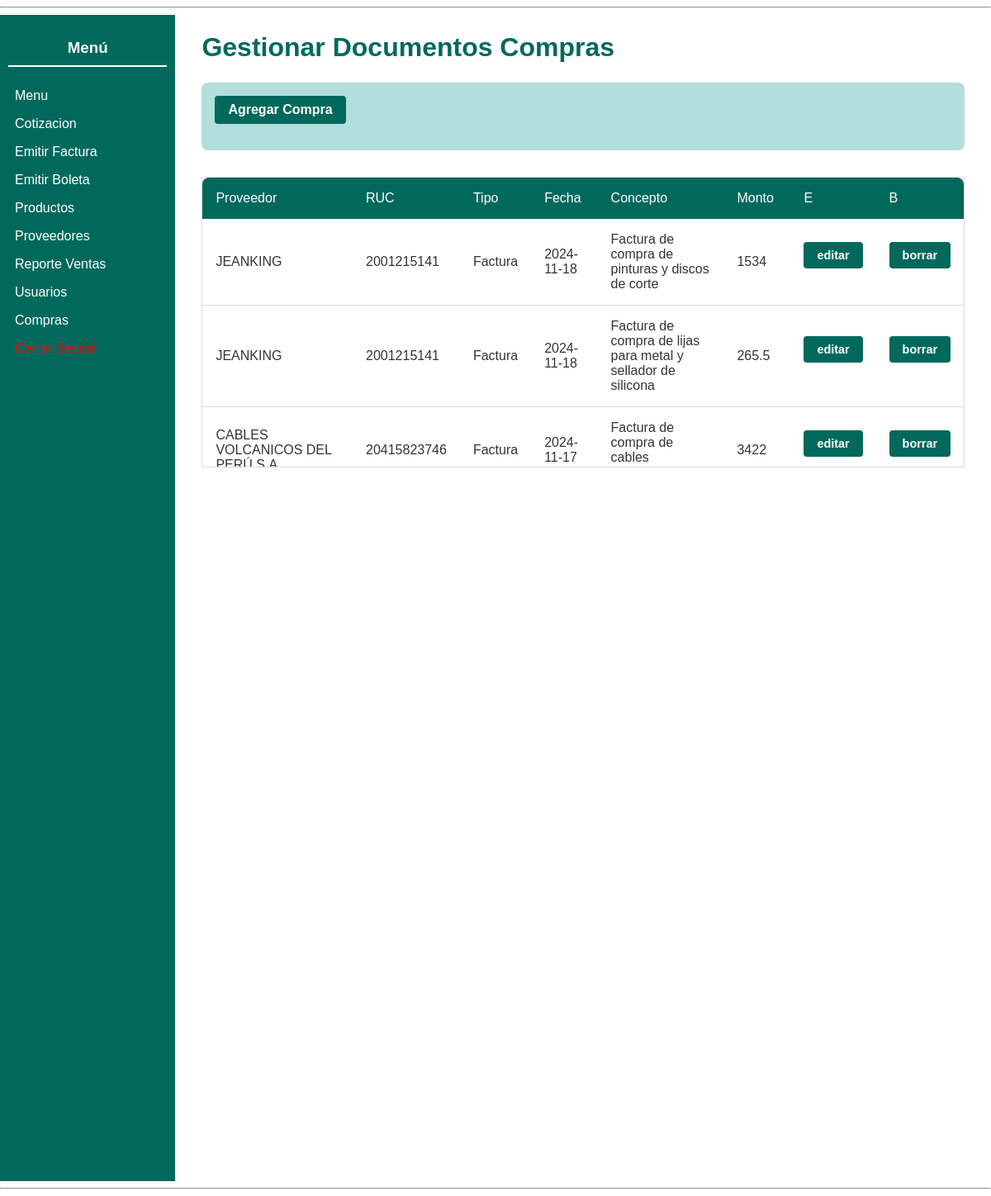
The app's page /moduloVentas/indexGestionarCompras.php (signed in), older data.
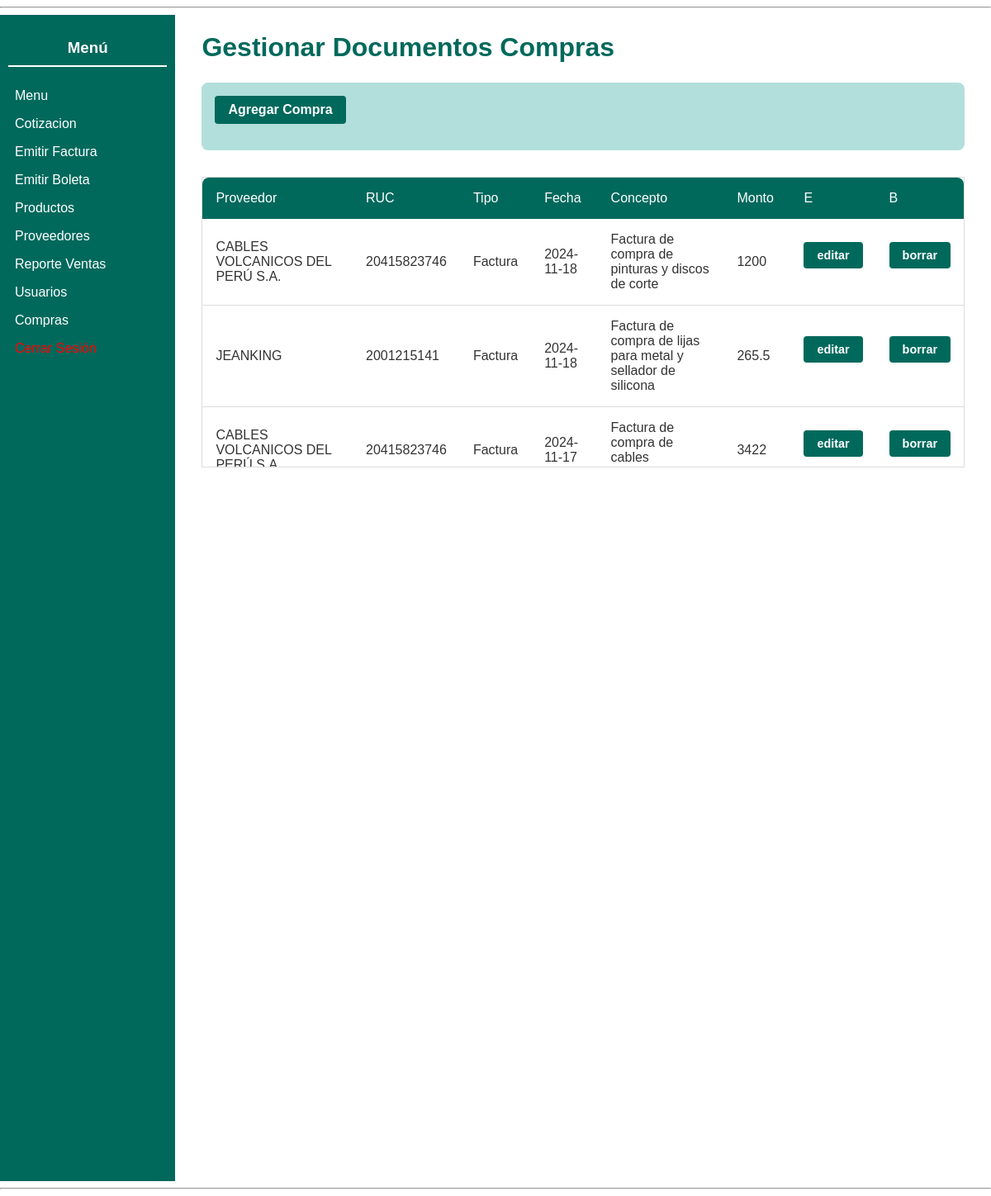
The same page, newer data.
### tables this page shows
CREATE TABLE `comprobanterecibido` (
  `ComprobanteRecibidoID` int NOT NULL,
  `TipoComprobanteRecibido` varchar(255) NOT NULL,
  `NumeroSerieYCorrelativo` varchar(255) NOT NULL,
  `FechaEmision` date NOT NULL,
  `FechaVencimiento` date NOT NULL,
  `TipoPago` varchar(255) NOT NULL,
  `FormaPago` varchar(255) NOT NULL,
  `Moneda` varchar(255) NOT NULL,
  `ProveedorID` int NOT NULL,
  `Op.Inafecta` double NOT NULL,
  `Op.Exonerada` double NOT NULL,
  `Op.Gratuita` double NOT NULL,
  `Op.Gravada` double NOT NULL,
  `TotalIGV` double NOT NULL,
  `DescuentoGlobal` double NOT NULL,
  `ImporteTotal` double NOT NULL,
  `Observaciones` varchar(255) NOT NULL,
  `Archivo` varchar(255) NOT NULL,
  `Estado` tinyint(1) NOT NULL DEFAULT '1'
);

CREATE TABLE `proveedor` (
  `ProveedorID` int NOT NULL,
  `NumeroRUC` varchar(255) NOT NULL,
  `RazonSocial` varchar(255) NOT NULL,
  `Telefono` int NOT NULL,
  `Email` varchar(255) NOT NULL,
  `Direccion` varchar(255) NOT NULL,
  `FechaRegistro` date NOT NULL,
  `EstadoProveedor` tinyint(1) NOT NULL DEFAULT '1'
);

### moduloVentas/indexGestionarCompras.php (called while the page is built, shortened)
<?php
include_once($_SERVER['DOCUMENT_ROOT'] . '/moduloVentas/panelGestionarCompras.php');
include_once($_SERVER['DOCUMENT_ROOT'] . '/modelo/compras.php');
$comprasObj = new Compras();
$compras = $comprasObj->getCompras();
$panelGestionarComprasObject = new panelGestionarCompras();
$panelGestionarComprasObject->panelGestionarComprasShow($compras);

### modelo/compras.php (called while the page is built, shortened)
<?php
class Compras
{
  public function getCompras($fechadesde = null, $fechahasta = null)
  {
    $sql = "SELECT
              cr.ComprobanteRecibidoID,
              cr.TipoComprobanteRecibido,
              cr.NumeroSerieYCorrelativo,
              cr.FechaEmision,
              cr.FechaVencimiento,
              cr.TipoPago,
              cr.FormaPago,
              cr.Moneda,
              cr.Observaciones,
              p.RazonSocial AS Proveedor,
              p.NumeroRUC,
              cr.ImporteTotal
            FROM
              comprobanterecibido cr
            INNER JOIN
              proveedor p ON cr.ProveedorID = p.ProveedorID
            WHERE cr.Estado = 1";
    $conexion = Conexion::conectarBD();
    $respuesta = $conexion->query($sql);
    $compras = array();
    while ($fila = $respuesta->fetch_assoc()) {
      $compras[] = $fila;
    }
    return $compras;
  }
}

### moduloVentas/panelGestionarCompras.php (the view, shortened to what this page needs)
<?php
include_once($_SERVER['DOCUMENT_ROOT'] . '/shared/pantalla.php');
class panelGestionarCompras extends pantalla
{
  public function panelGestionarComprasShow($compras = null)
  {
?>
    <div style="display: flex; height: 100vh;">
      <main style="padding: 0 2rem;">
        <h1 style="color: #00695c;">Gestionar Documentos Compras</h1>
        <div class="filters-container">
          <a href="/moduloventas/indexAgregarCompra.php" class="btn" style="margin-bottom: 1rem;">Agregar Compra</a>
        </div>
        <div class="table-cotizaciones">
          <table id="cotaizaciones-table">
            <thead>
              <tr>
                <th>Proveedor</th>
                <th>RUC</th>
                <th>Tipo</th>
                <th>Fecha</th>
                <th>Concepto</th>
                <th>Monto</th>
                <th>E</th>
                <th>B</th>
              </tr>
            </thead>
            <tbody>
              <?php if ($compras !== null) : ?>
                <?php foreach ($compras as $compra) : ?>
                  <tr>
                    <td><?= $compra['Proveedor']; ?></td>
                    <td><?= $compra['NumeroRUC']; ?></td>
                    <td><?= $compra['TipoComprobanteRecibido']; ?></td>
                    <td><?= $compra['FechaEmision']; ?></td>
                    <td><?= $compra['Observaciones']; ?></td>
                    <td><?= $compra['ImporteTotal']; ?></td>
                    <td>
                      <form action="/moduloVentas/getGestionarCompras.php" method="post">
                        <input type="submit" name="btnEditarCompra" value="editar">
                      </form>
                    </td>
                    <td>
                      <form action="/moduloVentas/getGestionarCompras.php" method="post">
                        <input type="submit" name="btnEliminarCompra" value="borrar">
                      </form>
                    </td>
                  </tr>
                <?php endforeach; ?>
              <?php else : ?>
                <tr>
                  <td colspan="8">no se encontraron solicitudes.</td>
                </tr>
              <?php endif; ?>
            </tbody>
          </table>
        </div>
      </main>
    </div>
<?php
  }
}
?>

Row changes from the older to the newer data that the page shows:
changed comprobanterecibido "Factura de compra de pinturas y discos de corte": ProveedorID.RazonSocial "JEANKING" → "CABLES VOLCANICOS DEL PERÚ S.A."; ProveedorID.NumeroRUC "2001215141" → "20415823746"; ImporteTotal "1534" → "1200"
